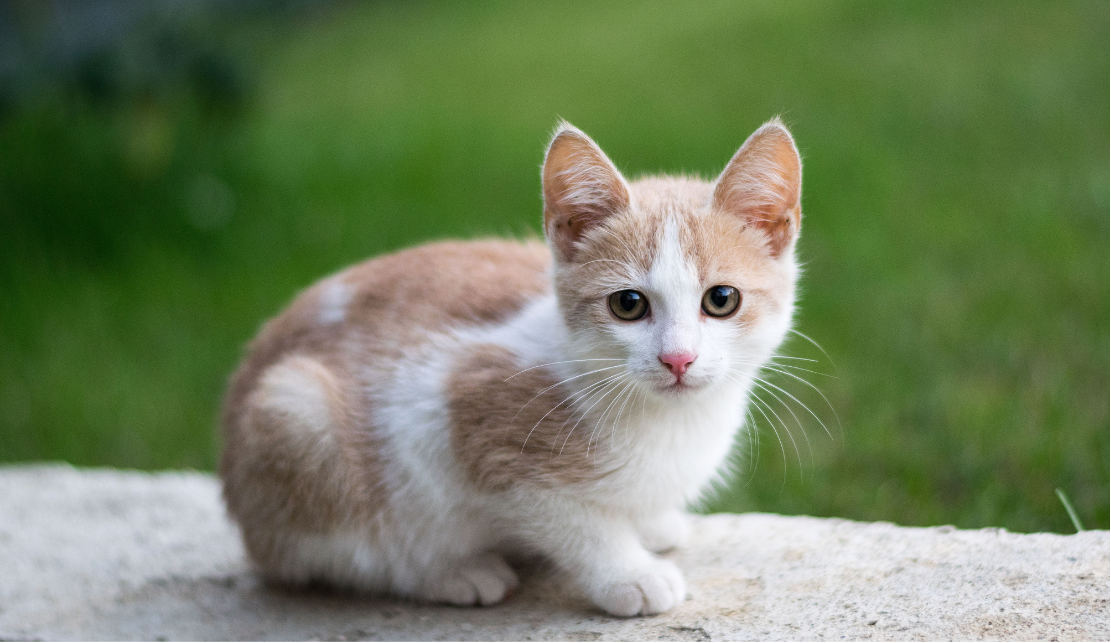
#> input picture cat.png, 1111 x 643 px
$ python preprocessing.py
#> lines starting #> are read from the running program, lines starting #| are printed output that depends on the picture; after the words box and inside, x2 and y2 are one past the last pixel; in counts of white or black regions, pixels touching at a corner belong together
import cv2
import numpy as np

# Load the image
image = cv2.imread("cat.png")  # Replace with your image file
#> image is the input picture: shape (643, 1111, 3); mean B, G, R 95.6, 128.2, 113.4

# Convert to grayscale
gray = cv2.cvtColor(image, cv2.COLOR_BGR2GRAY)
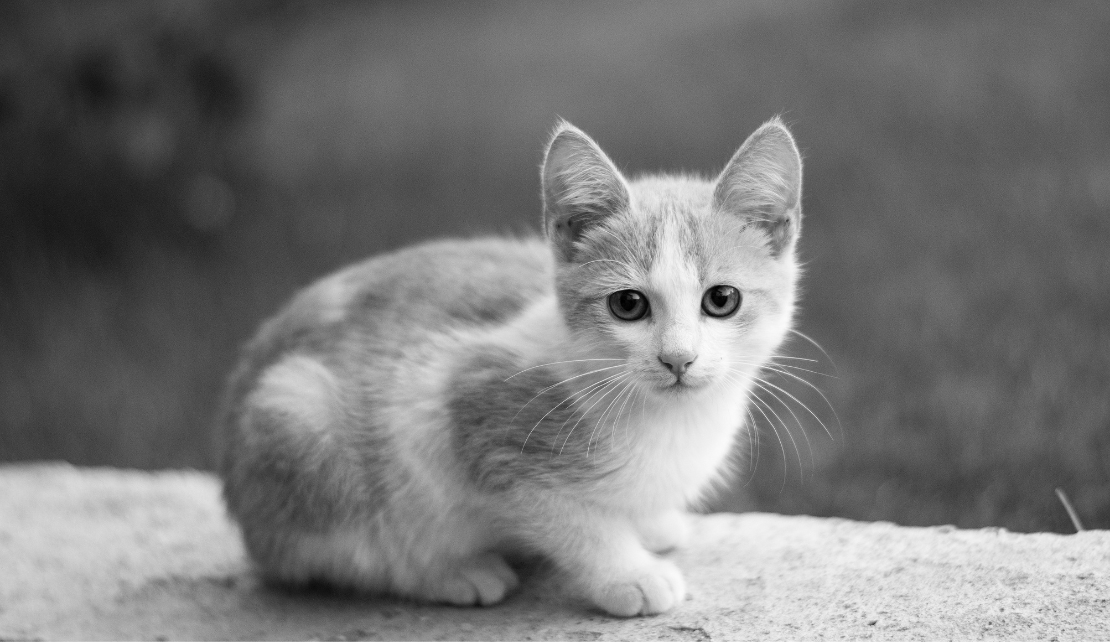
#> gray: shape (643, 1111); min 0, max 255, mean 120

# Apply pixelation
def pixelate(img, pixel_size=10):
#> called with pixel_size = 20
    height, width = img.shape[:2]
#> height = 643; width = 1111
    temp = cv2.resize(img, (width // pixel_size, height // pixel_size), interpolation=cv2.INTER_LINEAR)
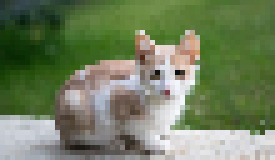
#> temp: shape (32, 55, 3) (shown 5 times larger); mean B, G, R 95, 127.7, 112.8
    return cv2.resize(temp, (width, height), interpolation=cv2.INTER_NEAREST)

pixelated = pixelate(image, pixel_size=20)


# Apply Gaussian blur
blurred = cv2.GaussianBlur(image, (15, 15), 0)


# Apply Canny edge detection
edges = cv2.Canny(gray, 50, 150)
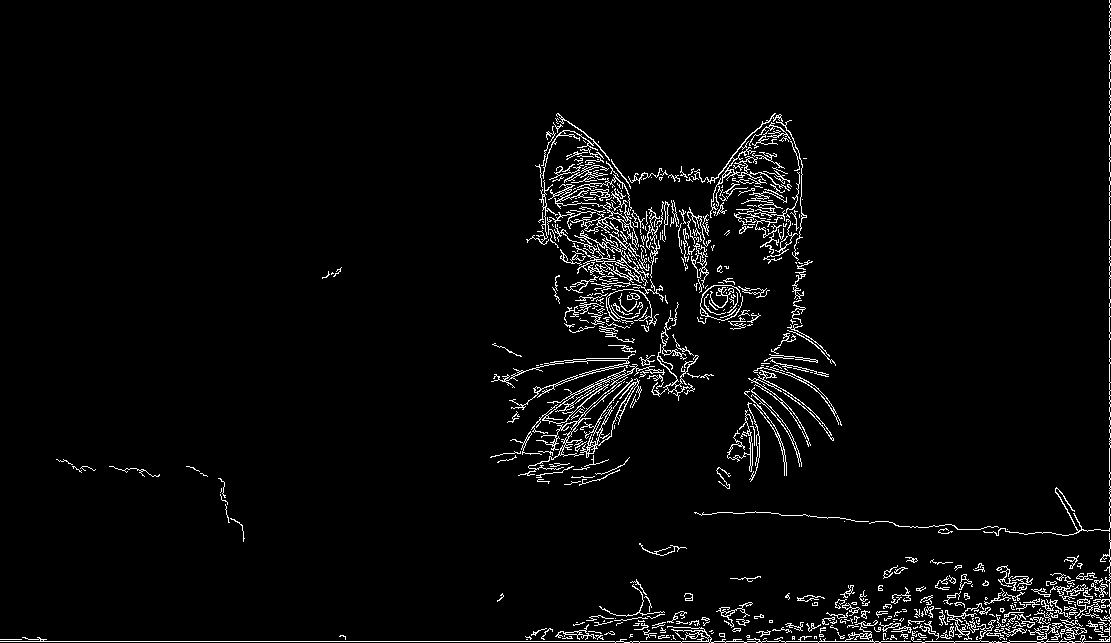
#> edges: shape (643, 1111); 3.5% white in thin lines or dots


# Apply thresholding
_, thresholded = cv2.threshold(gray, 127, 255, cv2.THRESH_BINARY)
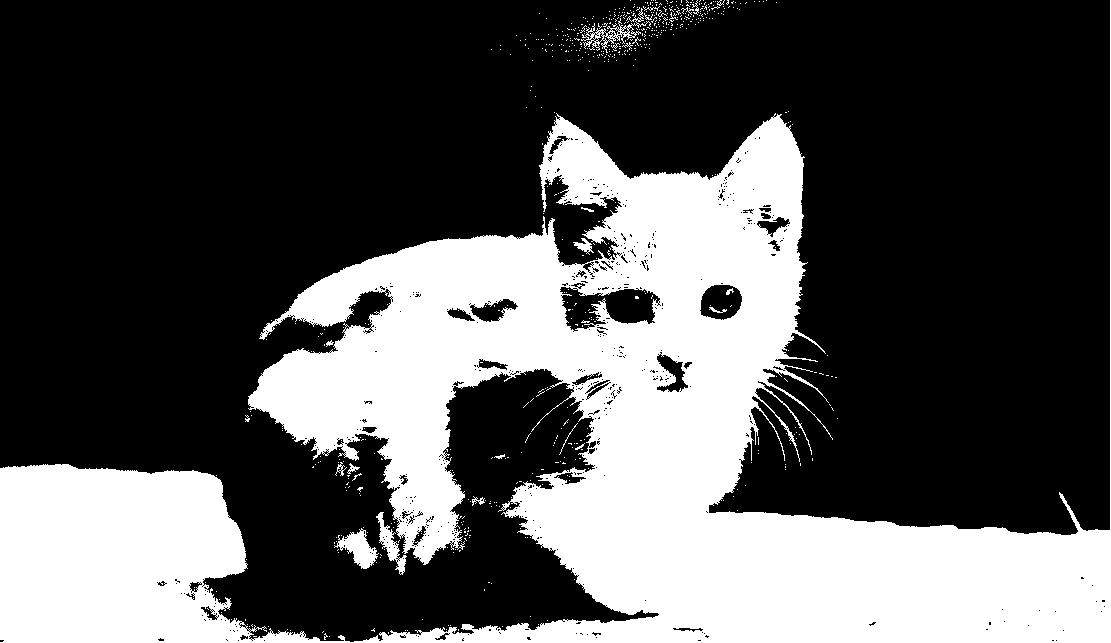
#> thresholded: shape (643, 1111); 32.8% white; 646 white regions (625 under 20 px), largest, box (x1, y1, x2, y2) and area: (0, 0, 1111, 643) 230640, (334, 528, 379, 569) 828, (581, 8, 651, 53) 597


# Apply sharpening
sharpening_kernel = np.array([  [ 0, -1,  0],
                                [-1,  5, -1],
                                [ 0, -1,  0]], dtype=np.float32)
sharpened = cv2.filter2D(image, -1, sharpening_kernel)


# Apply emboss
emboss_kernel = np.array([  [ -2, -1,  0],
                            [-1,  1, 1],
                            [ 0, 1,  2]], dtype=np.float32)
emboss = cv2.filter2D(gray, -1, emboss_kernel)
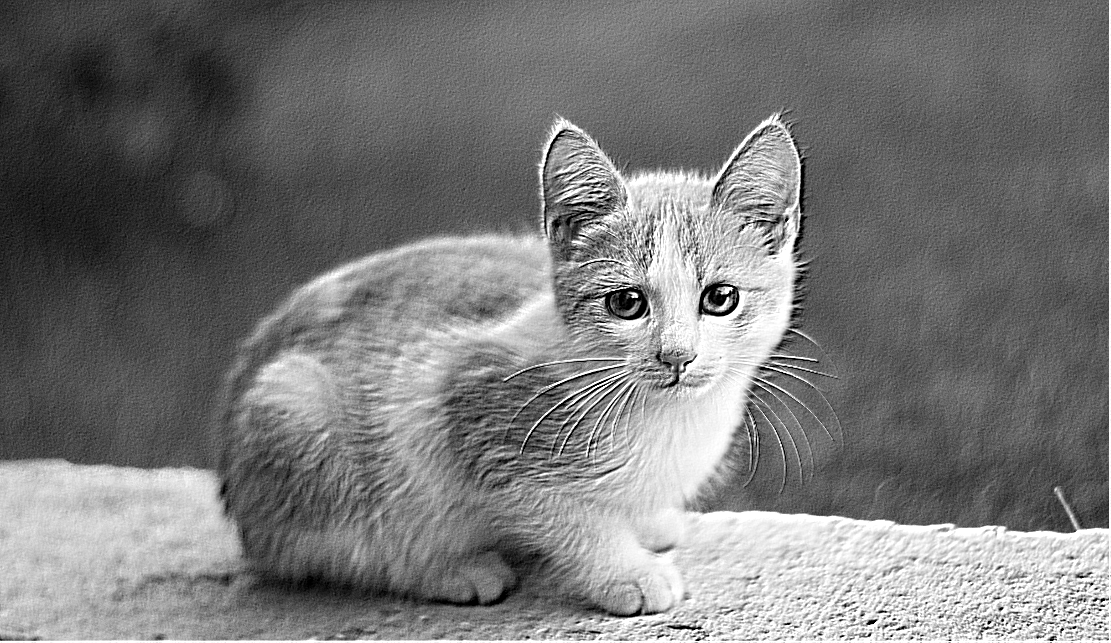
#> emboss: shape (643, 1111); min 0, max 255, mean 120.8


# Apply outline
outline_kernel = np.array([  [ -1, -1,  -1],
                            [-1,  8, -1],
                            [ -1, -1,  -1]], dtype=np.float32)
outline = cv2.filter2D(gray, -1, outline_kernel)
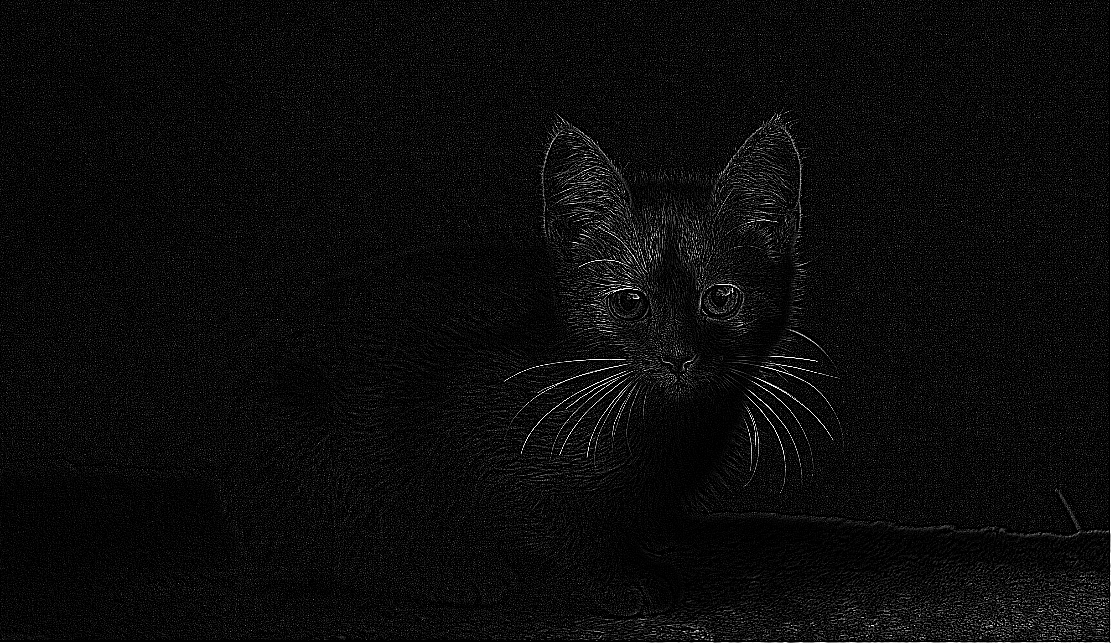
#> outline: shape (643, 1111); min 0, max 255, mean 11.7


# Show results
# Enable that you want to see, just erase the '#' or just press 'Ctrl + /'
cv2.imshow("original", image)
# [11 lines of commented-out code are left out]
cv2.imwrite("sharpening.png", sharpened)

cv2.waitKey(0)
cv2.destroyAllWindows()
